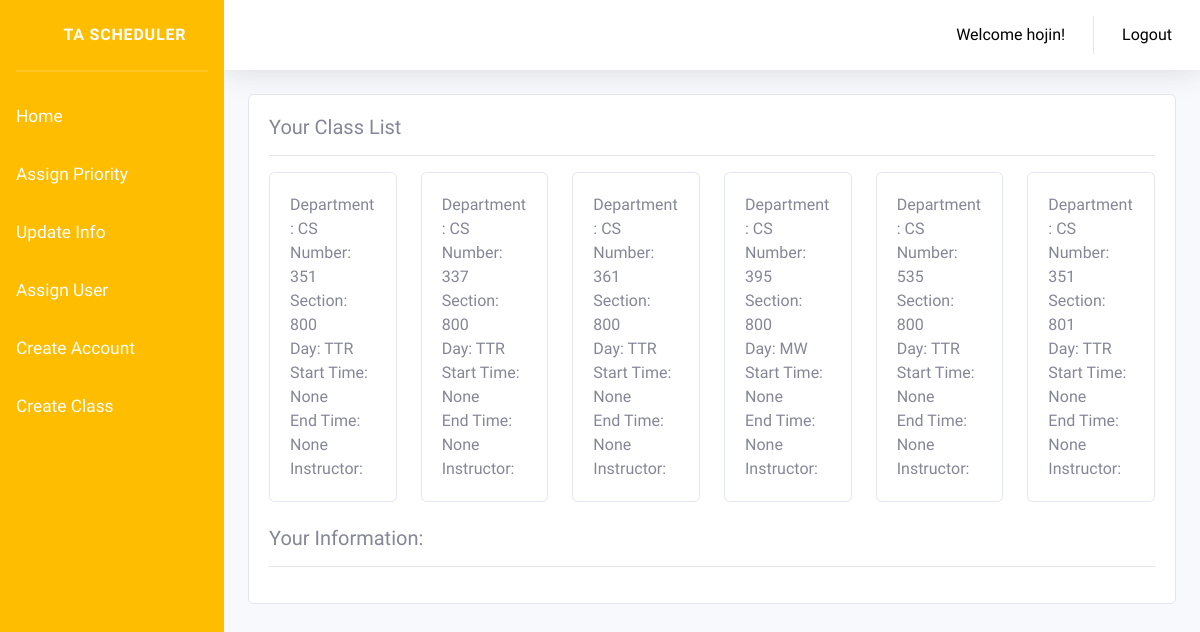
/home/ (signed in), run on an earlier commit of the app's database.
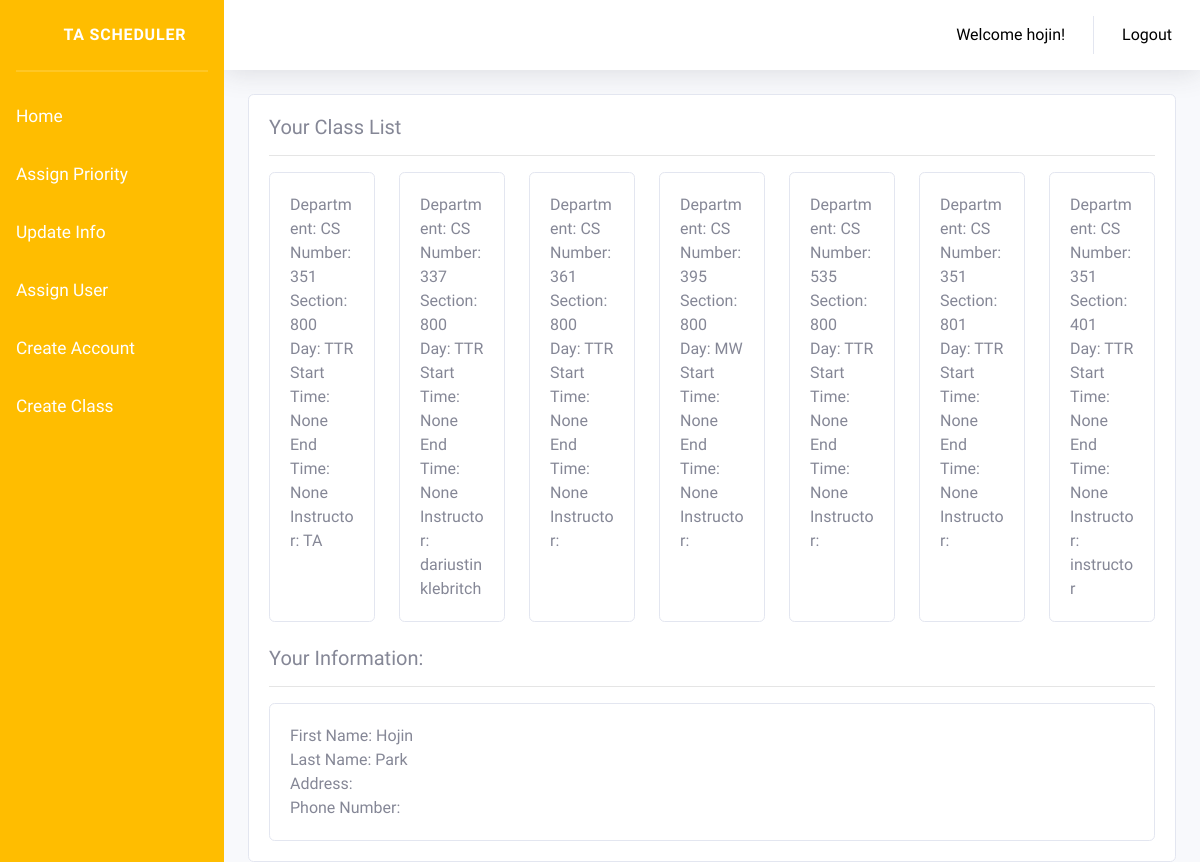
And on a later commit of the database.
### CS361WebApp/models.py (models this page shows, shortened)
class CourseTime(models.Model):
    department = models.CharField(max_length=50, validators=[validate_alpha])
    number = models.CharField(max_length=50, validators=[validate_numeric])
    start = models.TimeField(auto_now=False, auto_now_add=False, null=True)
    end = models.TimeField(auto_now=False, auto_now_add=False, null=True)
    day = models.CharField(max_length=50, validators=[validate_alpha])
    section = models.CharField(max_length=50, validators=[validate_numeric])
    instructor = models.CharField(max_length=50, blank=True)

### user/models.py (models this page shows, shortened)
class Profile(models.Model):
    user = models.OneToOneField(User, on_delete=models.CASCADE)
    role = models.IntegerField(choices=ROLE_CHOICES, default=1)
    firstname = models.CharField(max_length=50, blank=True)
    lastname = models.CharField(max_length=50, blank=True)
    address = models.CharField(max_length=80, blank=True)
    phone = models.CharField(max_length=20, blank=True)

### CS361WebApp/views.py (the view)
# urls.py: path('home/', views.home, name='CS361WebApp-home'),
@login_required
def home(request):
    course_result = CourseTime.objects.all()
    profile = Profile.objects.filter(user=request.user)
    return render(request, 'CS361WebApp/home.html', {"courses": course_result, 'profile': profile})

### CS361WebApp/templates/CS361WebApp/home.html (shortened to what this page needs)
{% extends "CS361WebApp/base.html" %}
{% load static %}
{% block content %}
    <div class="card">
        <div class="card-body">
            <div class="card-title"><h5>Your Class List</h5></div>
            <hr>
            <div class="card-deck">
                {% for class in courses %}
                    <div class="card">
                        <div class="card-body">
                            <div class="card-text">
                            Department: {{ class.department }}<br>
                            Number: {{ class.number }}<br>
                            Section: {{ class.section }}<br>
                            Day: {{ class.day }}<br>
                            Start Time: {{ class.start }}<br>
                            End Time: {{ class.end }}<br>
                            Instructor: {{ class.instructor }}
                            </div>
                        </div>
                    </div>
                {% endfor %}
            </div>
        <br>
            <div>
                <div class="card-title"><h5>Your Information:</h5></div>
                <hr>
                <div class="card-deck">
                    {% for person in profile %}
                     <div class="card">
                        <div class="card-body">
                            <div class="card-text">
                               First Name: {{ person.firstname }}<br>
                               Last Name: {{ person.lastname }}<br>
                               Address: {{ person.address }}<br>
                               Phone Number: {{ person.phone }}<br>
                            </div>
                        </div>
                     </div>
                    {% endfor %}
                </div>
            </div>
        </div>
    </div>
{% endblock content %}

What changed in the data, as far as the page shows it:
changed CourseTime (number 1 of 7 on the later page): instructor (not shown) → "TA"
changed CourseTime: instructor (not shown) → "dariustinklebritch"
added CourseTime: department "CS", number "351", section "401", day "TTR", start "None", end "None", instructor "instructor"
added Profile: firstname "Hojin", lastname "Park"
